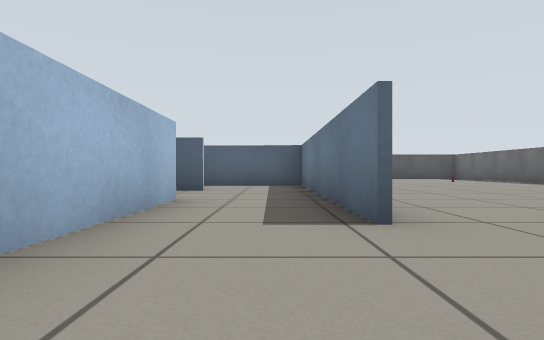
view 1 (above)

24 first-person views from a walk through a robot-simulator world made for Gazebo. The camera is 0.37 m above the floor, looks level and sees 75° across. The floor is counted in squares, 1 m on a side. Each view is taken from the middle of a square. On the plan, view 1 faces up. The plan holds only what a view shows up to about 9 squares ahead; the rest is blank. Simple shapes stand in for some stock models.

view 2
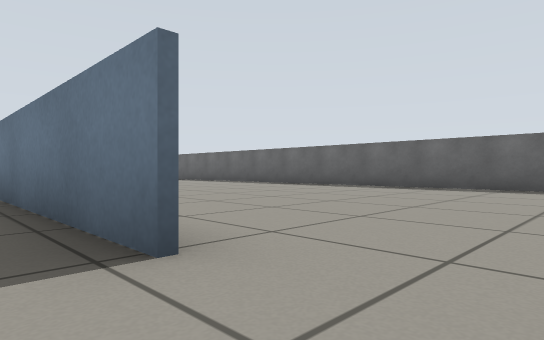

view 3
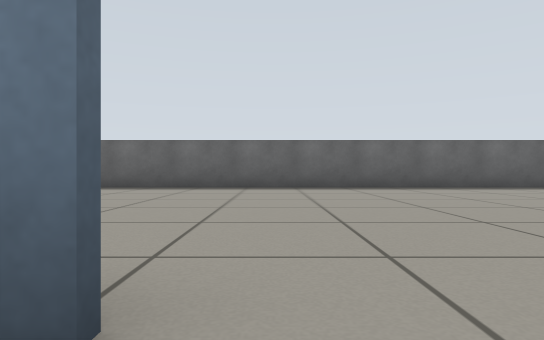

view 4
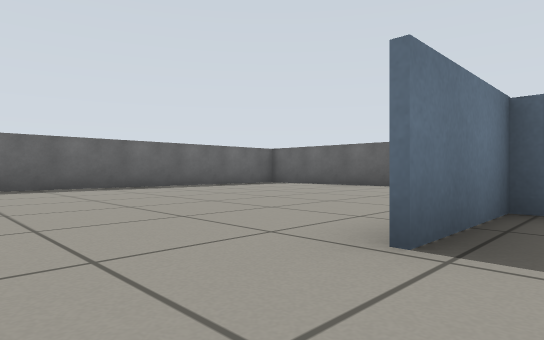

view 5
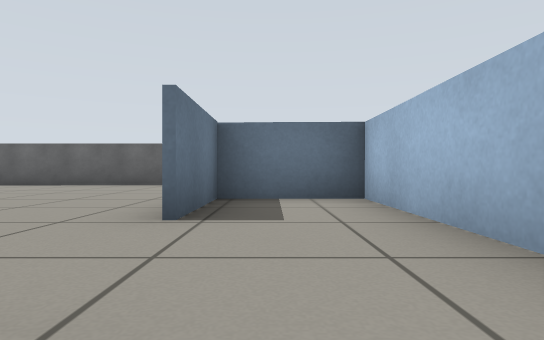

view 6
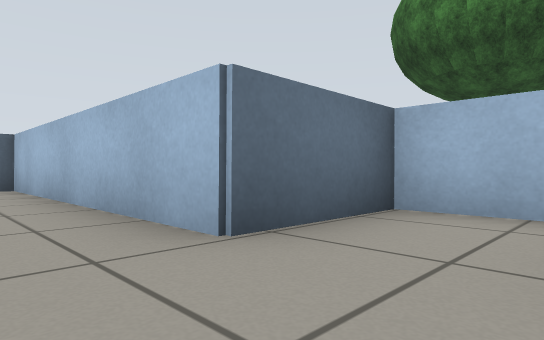

view 7
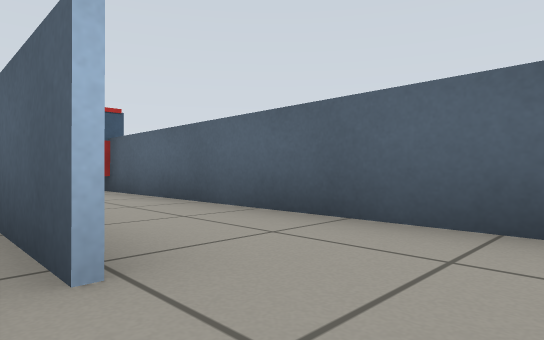

view 8
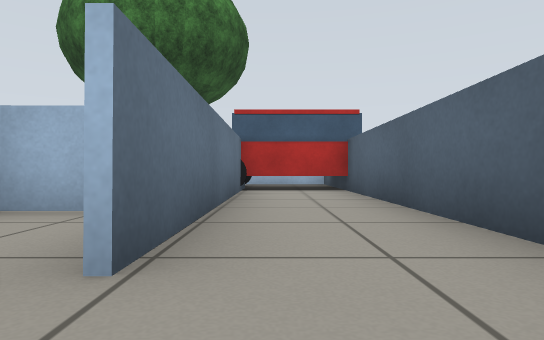

view 9
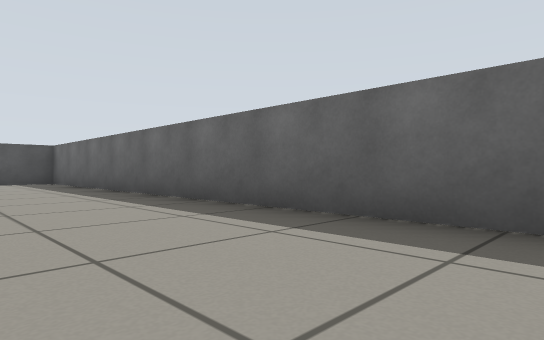

view 10
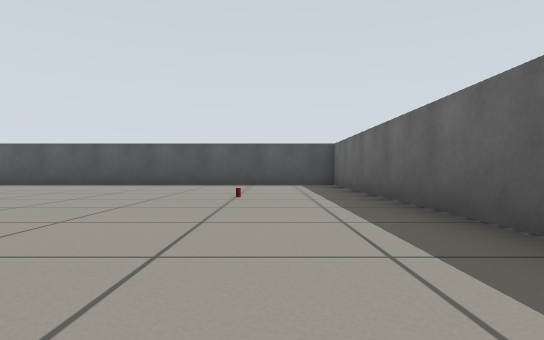

view 11
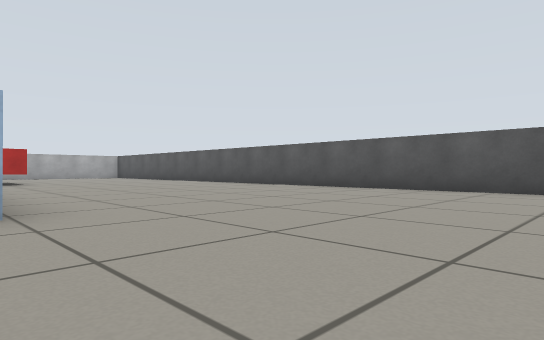

view 12
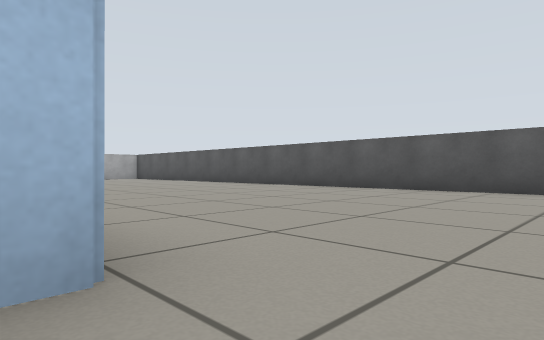

view 13
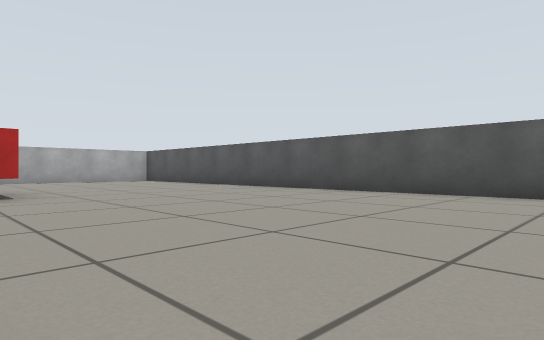

view 14
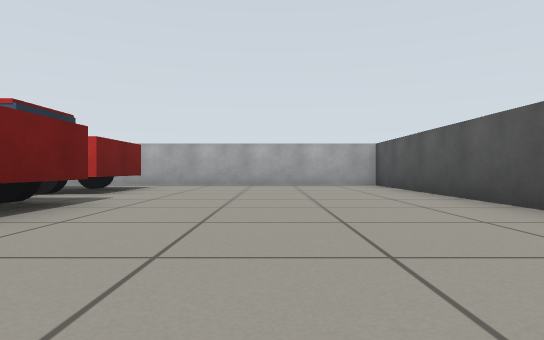

view 15
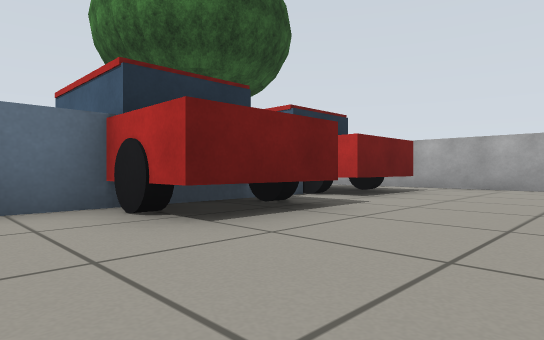

view 16
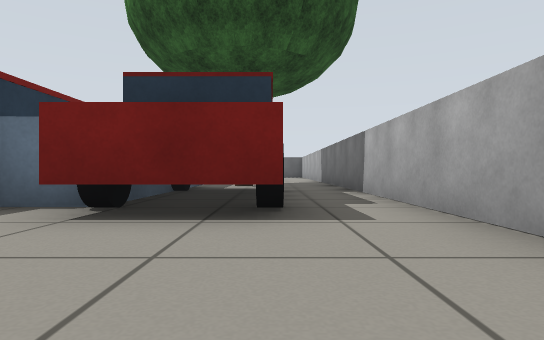

view 17
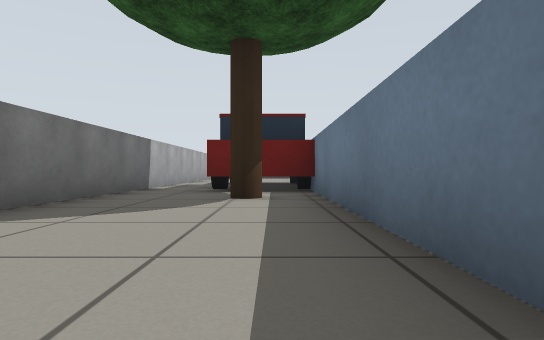

view 18
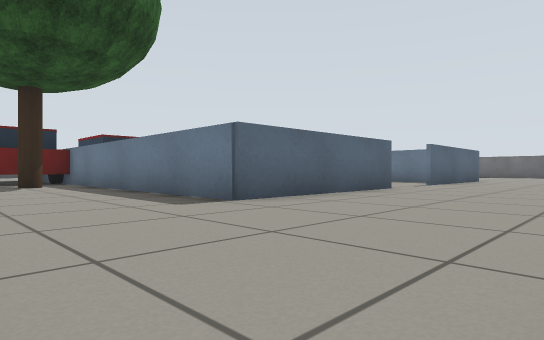

view 19
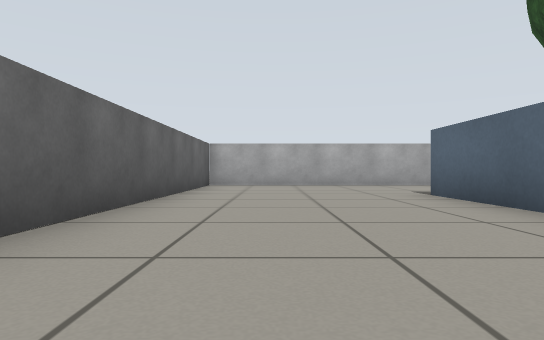

view 20
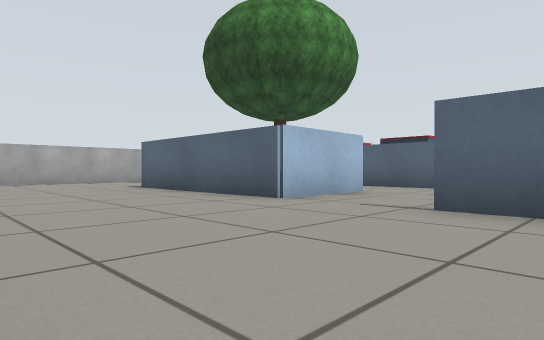

view 21
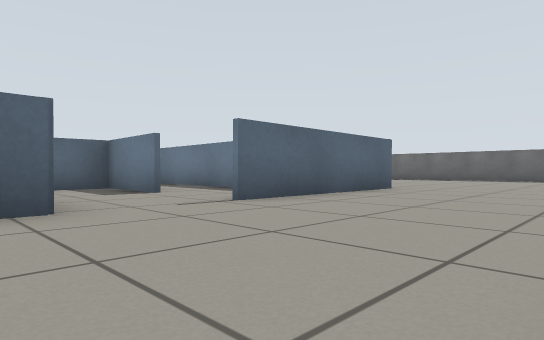

view 22
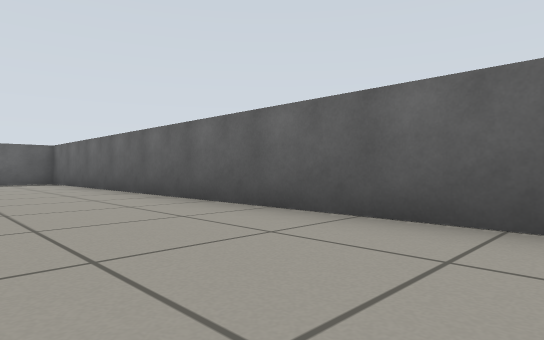

view 23
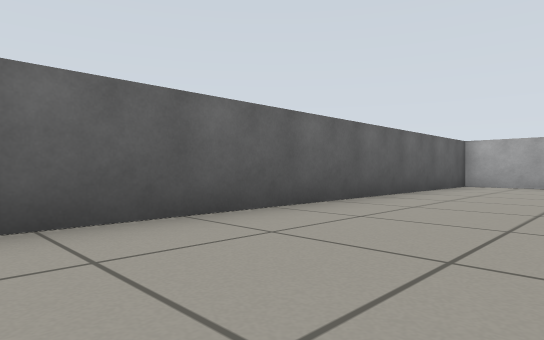

view 24
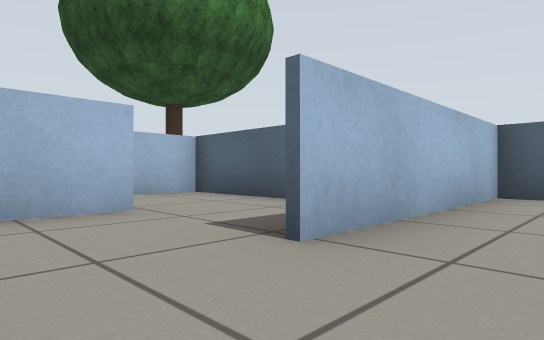

### Floor plan
Points are (right, up) in squares from view 1. A wall is a line through its corners. A room is listed if a view was taken in it or the views show most of it. See-through windows are left out.
Room 1 (views 1, 2, 3, 4)
walls: (-1.2, 2.4) (-1.2, -1.6) (0.7, -1.6) (0.7, 0.5)
ways out: opening at (0, 3.5) to room 2; opening at (1, 1.5) to room 3
Room 2 (views 5, 6, 7, 8)
walls: (-1.1, 6.3) (-2.7, 6.3); (-3.2, 4.4) (-1.2, 4.4) (-1.2, 2.4); (-3.2, 5.6) (-3.2, 4.1); (0.7, 2.4) (0.7, 8.3) (-1.5, 8.3)
ways out: opening at (0, 3.5) to room 1; opening at (-1, 7) to room 3
Room 3 (views 9, 10, 11, 12, 13, 14, 15, 16, 17, 18, 19, 20, 21, 22, 23)
walls: (-1.5, 8.3) (-5.5, 8.3); (-5.4, 6.4) (-1.1, 6.4); (-9.2, 8.4) (-8.5, 8.4); (0.8, -1.7) (-3.2, -1.7); (-5.2, -1.7) (-9.3, -1.7) (-9.3, 7.7); (-2.8, -5.5) (7.5, -5.5) (7.5, 14.5) (-12.5, 14.5) (-12.5, 2.2); (-12.5, -0.1) (-12.5, -5.5) (-4.3, -5.5)
ways out: opening at (1, 1.5) to room 1; opening at (-1, 7) to room 2; opening at (-4, -2) to room 5
objects: car (-11, 5) to (-10, 6); car (-11, 8) to (-10, 9); oak tree (-10, 4); car (-8, 6) to (-6, 10); other object (6, 11)
Room 4 (view 24)
walls: (-1.3, 0.9) (-1.3, 3.1); (-3.2, 4.1) (-3.2, 0.4)
ways out: opening at (-3, -0.5) to room 5
Room 5 (no view inside)
walls: (-3.3, 0.4) (-3.3, 2.4) (-4.5, 2.4); (-5.2, 0.5) (-5.2, -1.7)
ways out: opening at (-4, -2) to room 3; opening at (-3, -0.5) to room 4; opening at (-5, 1)

Where each view was taken, in squares from view 1:
view 1: 0 up, 0 right, facing up
view 2: 1 up, 0 right, facing up-right
view 3: 2 up, 0 right, facing right
view 4: 2 up, 0 right, facing down-right
view 5: 3 up, 0 right, facing down
view 6: 6 up, 0 right, facing down-left
view 7: 6 up, 0 right, facing up-left
view 8: 7 up, 0 right, facing left
view 9: 4 up, 5 right, facing up-right
view 10: 6 up, 6 right, facing up
view 11: 8 up, 4 right, facing up-left
view 12: 8 up, 2 right, facing up-left
view 13: 9 up, 1 left, facing up-left
view 14: 12 up, 4 left, facing left
view 15: 12 up, 5 left, facing down-left
view 16: 12 up, 11 left, facing down
view 17: 1 down, 10 left, facing up
view 18: 5 down, 12 left, facing up-right
view 19: 4 down, 4 left, facing left
view 20: 5 down, 2 left, facing up-left
view 21: 5 down, 6 left, facing up-right
view 22: 3 down, 3 left, facing down-right
view 23: 3 down, 4 left, facing down-left
view 24: 1 down, 2 left, facing up-left
